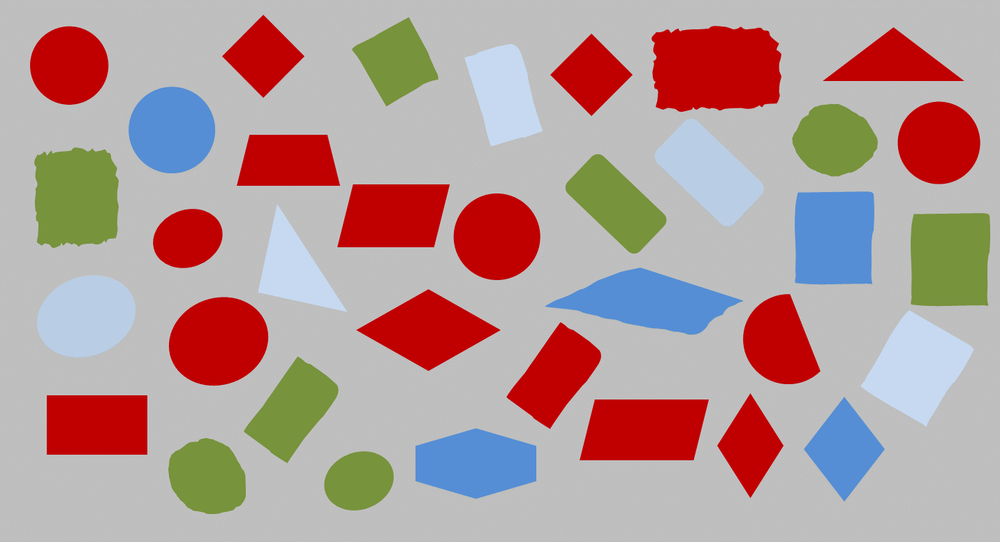
%> input picture ОТЗ/programs/Pic_pr3_1.bmp, 1000 x 542 px, shrunk from 1432 x 776 before the run
$ octave matlab4.m   (GNU Octave 9; MATLAB toolbox functions it lacks are replaced by stand-ins)
%> lines starting %> are read from the running program, lines starting %| are printed output that depends on the picture; in (x1, y1, x2, y2) boxes, pixels count from 0 and x2, y2 are one past the last pixel; in counts of white or black regions, pixels touching at a corner belong together; the program's own positions count from 1
% Загрузка изображения 'Pic_pr3_1.bmp'
originalImage = imread('Pic_pr3_1.bmp');
%> originalImage is the input picture: size 542x1000x3 uint8; mean R, G, B 179.5, 154.3, 153

% Преобразование изображения в пространство цветов HSV
hsvImage = rgb2hsv(originalImage);
%> hsvImage: size 542x1000x3 double; mean H, S, V 0.369, 0.261, 0.753

%Определяем пороги для зелёного цвета
hueThresholdLow = 0.2;
hueThresholdHigh = 0.5;
valueThresholdLow = 0.1;

% Создаём маски для зелёных обьектов
greenMask = (hsvImage(:,:,1) >= hueThresholdLow) & ...
            (hsvImage(:,:,1) <= hueThresholdHigh) & ...
            (hsvImage(:,:,3) >= valueThresholdLow);
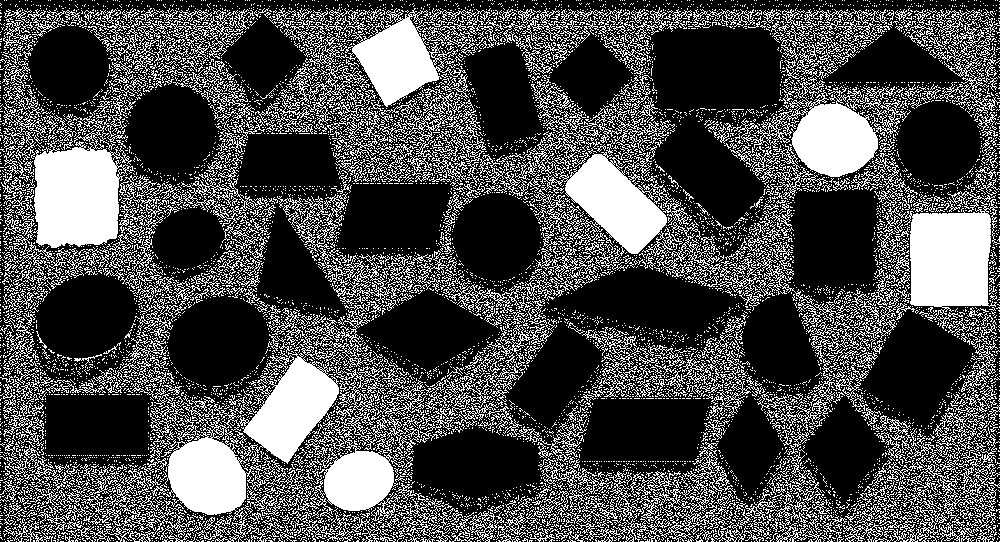
%> greenMask: size 542x1000 logical; 29.8% white; 9539 white regions (8856 under 20 px), largest, box (x1, y1, x2, y2) and area: (128, 352, 339, 542) 12955, (4, 112, 135, 248) 8573, (904, 199, 1000, 329) 7682

% Удаление шума с помощью морфологической операции
se = strel('disk', 3);
greenMaskCleaned = imopen(greenMask, se);
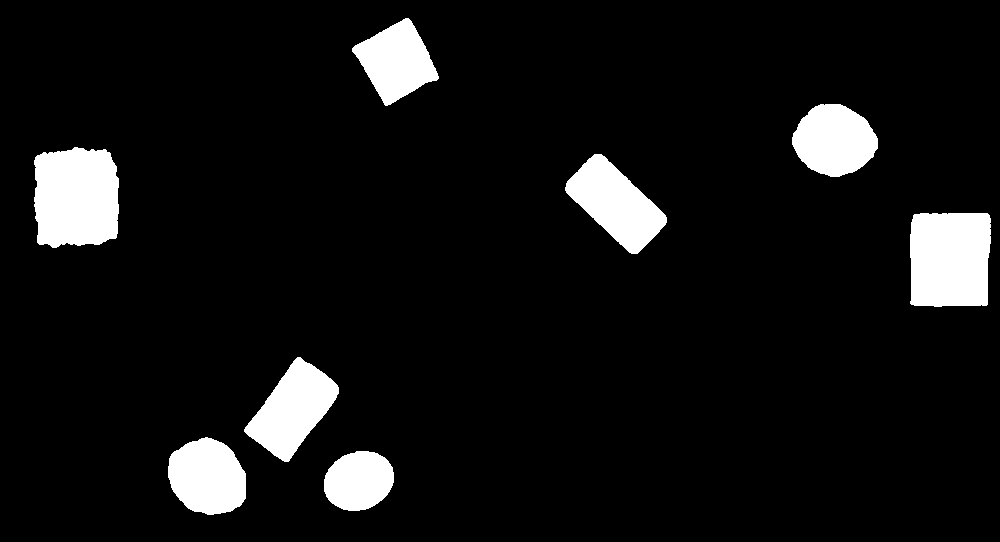
%> greenMaskCleaned: size 542x1000 logical; 7.8% white; 8 white regions, largest, box (x1, y1, x2, y2) and area: (34, 147, 119, 248) 7582, (910, 213, 991, 307) 7265, (565, 154, 667, 254) 5245

% Отображение изображения
imshow(originalImage);
hold on;
title('Зелёные обьекты');

% Проверяем параметр Orientation у каждого обьекта и пишем его
%> (the run ends here)
